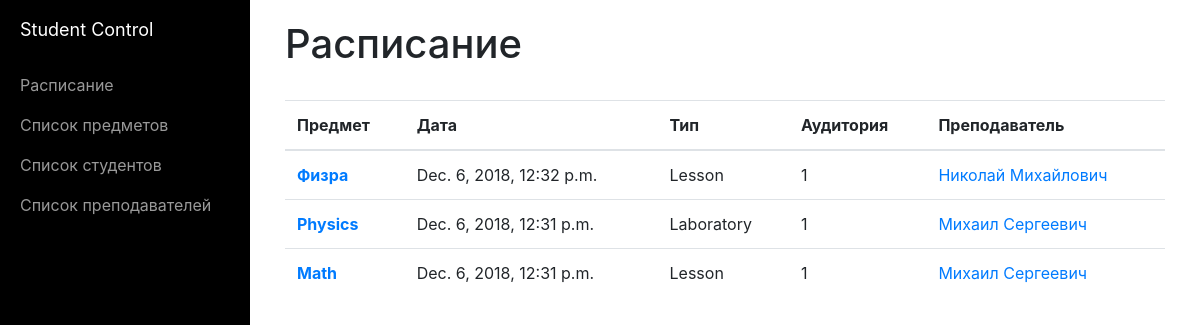
The page / on the database its author committed.
### student_control_app/models.py (models this page shows, shortened)
class Activity(models.Model):
    ACTIVITY_TYPES = (
        (1, 'Lesson'),
        (2, 'Workshop'),
        (3, 'Test'),
        (4, 'Laboratory'),
        (5, 'Exam')
    )
    type = models.PositiveSmallIntegerField(choices=ACTIVITY_TYPES, default=1)
    theme = models.CharField(max_length=150, blank=True, null=True)
    date = models.DateTimeField(blank=True, null=True)
    subject = models.ForeignKey(Subject)
    teacher = models.ForeignKey(Teacher)
    classroom_number = models.PositiveSmallIntegerField(default=1)

class Subject(models.Model):
    name = models.CharField(max_length=30)
    hours = models.PositiveSmallIntegerField(default=1)
    description = models.TextField(blank=True, null=True)
    image = models.ImageField(upload_to='subject_images', blank=True, null=True)

class Teacher(models.Model):
    name = models.CharField(max_length=30)
    subjects = models.ManyToManyField(Subject)
    description = models.TextField(blank=True, null=True)
    image = models.ImageField(upload_to='teacher_images', blank=True, null=True)

### student_control_app/views.py (the view)
# urls.py: url(r'^$', index, name='root_url'),
def index(request):
    curriculum = Activity.objects.all()
    return render(request, 'curriculum.html', {'curriculum': curriculum})

### student_control_app/templates/curriculum.html
{% extends "index.html" %}
{% block content %}
    <h1>Расписание</h1>
    <br>
    <table class="table">
        <thead>
        <tr>
            <th scope="col">Предмет</th>
            <th scope="col">Дата</th>
            <th scope="col">Тип</th>
            <th scope="col">Аудитория</th>
            <th scope="col">Преподаватель</th>
        </tr>
        </thead>
        <tbody>
        {% for entry in curriculum %}
            <tr>
                <th scope="row"><a href=
                        {{ "/activity/" }}{{ entry.id }}>{{ entry.subject.name }}</a></th>
                <td>{{ entry.date }}</td>
                <td>{{ entry.get_type_display }}</td>
                <td>{{ entry.classroom_number }}</td>
                <td><a href={{ "/teacher/" }}{{ entry.teacher.id }}>{{ entry.teacher.name }}</a></td>
            </tr>
        {% endfor %}
        </tbody>
    </table>
{% endblock %}

### student_control_app/templates/index.html (shortened to what this page needs)
<!DOCTYPE html>
<html lang="en">
<head>
    {% load static %}
    <link rel="stylesheet" href="https://stackpath.bootstrapcdn.com/bootstrap/4.1.3/css/bootstrap.min.css"
>
    <link href="{% static "css/simple-sidebar.css" %}" rel="stylesheet">
    <link href="{% static "css/custom.css" %}" rel="stylesheet">
</head>
<body>
<div id="wrapper" class="toggled">
    <div id="sidebar-wrapper">
        <ul class="sidebar-nav">
            <li class="sidebar-brand">
                <a href="/">
                    Student Control
                </a>
            </li>
            <li>
                <a href="/">Расписание</a>
            </li>
            <li>
                <a href="/subjects/">Список предметов</a>
            </li>
            <li>
                <a href="/students/">Список студентов</a>
            </li>
            <li>
                <a href="/teachers/">Список преподавателей</a>
            </li>
        </ul>
    </div>
    <div id="page-content-wrapper">
        <div class="container-fluid">
            {% block content %}
            {% endblock %}
        </div>
    </div>
</div>
</body>
</html>

### student_control_app/static/css/simple-sidebar.css (style rules this page uses)
body { overflow-x: hidden; }
#wrapper { padding-left: 0; -webkit-transition: all 0.5s ease; -moz-transition: all 0.5s ease; -o-transition: all 0.5s ease; transition: all 0.5s ease; }
#wrapper.toggled { padding-left: 250px; }
#sidebar-wrapper { z-index: 1000; position: fixed; left: 250px; width: 0; height: 100%; margin-left: -250px; overflow-y: auto; background: #000; -webkit-transition: all 0.5s ease; -moz-transition: all 0.5s ease; -o-transition: all 0.5s ease; transition: all 0.5s ease; }
#wrapper.toggled #sidebar-wrapper { width: 250px; }
#page-content-wrapper { width: 100%; position: absolute; padding: 15px; }
#wrapper.toggled #page-content-wrapper { position: absolute; margin-right: -250px; }
.sidebar-nav { position: absolute; top: 0; width: 250px; margin: 0; padding: 0; list-style: none; }
.sidebar-nav li { text-indent: 20px; line-height: 40px; }
.sidebar-nav li a { display: block; text-decoration: none; color: #999999; }
.sidebar-nav > .sidebar-brand { height: 65px; font-size: 18px; line-height: 60px; }
.sidebar-nav > .sidebar-brand a { color: #999999; }
@media (min-width: 768px) { #wrapper { padding-left: 0; } }
@media (min-width: 768px) { #wrapper.toggled { padding-left: 250px; } }
@media (min-width: 768px) { #sidebar-wrapper { width: 0; } }
@media (min-width: 768px) { #wrapper.toggled #sidebar-wrapper { width: 250px; } }
@media (min-width: 768px) { #page-content-wrapper { padding: 20px; position: relative; } }
@media (min-width: 768px) { #wrapper.toggled #page-content-wrapper { position: relative; margin-right: 0; } }

### rows shown on the page
Activity: subject.name "Физра", date "Dec. 6, 2018, 12:32 p.m.", type "Lesson", classroom_number "1", teacher.name "Николай Михайлович"
Activity: subject.name "Physics", date "Dec. 6, 2018, 12:31 p.m.", type "Laboratory", classroom_number "1", teacher.name "Михаил Сергеевич"
Activity: subject.name "Math", date "Dec. 6, 2018, 12:31 p.m.", type "Lesson", classroom_number "1", teacher.name "Михаил Сергеевич"
